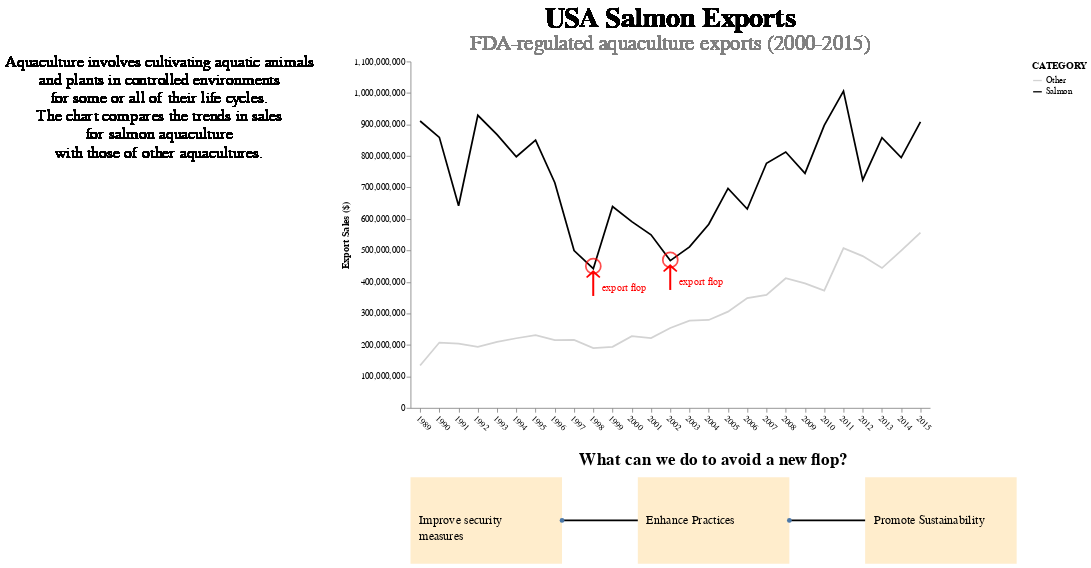

Notebook cell for this chart:
### Code cell
pn.Story(df, width=600, height=400
).mark_line(
).encode(
        x=alt.X('YEAR_ID:O', axis=alt.Axis(labelAngle=45)),
        y=alt.Y('AMOUNT:Q', title='Export Sales ($)'),
        color=alt.Color('CATEGORY:N', scale=alt.Scale(range=['lightgrey', 'black'])),
).add_context(
    text=["Aquaculture involves cultivating aquatic animals", 
          "and plants in controlled environments", 
          "for some or all of their life cycles.",
          "The chart compares the trends in sales", 
          "for salmon aquaculture", "with those of other aquacultures."],
    position="left", 
    color="black",
    dx=-300,
    dy=-200
).add_title(
        "USA Salmon Exports",
        "FDA-regulated aquaculture exports (2000-2015)"
).add_annotation(
        x_point=1998, 
        y_point=450000000,
        annotation_text="export flop",
        arrow_direction='up',
        arrow_color='red',
        arrow_dy=23,
        label_dy=20,
        label_dx=10,
        label_color='red',
        show_point=True,
        point_color='red',
        point_size=300
).add_annotation(
        x_point=2002, 
        y_point=470000000,
        annotation_text="export flop",
        arrow_direction='up',
        arrow_color='red',
        arrow_dy=23,
        label_dy=20,
        label_dx=10,
        label_color='red',
        show_point=True,
        point_color='red',
        point_size=300
).add_next_steps(
        type='line_steps',
        texts=[
            ["Improve security", "measures"],
            "Enhance Practices",
            "Promote Sustainability"
        ],
        title="What can we do to avoid a new flop?",
        line_steps_color="orange"
).render().configure_axis(grid=False).configure_view(strokeWidth=0)

### Figure 1 — Vega-Lite specification as saved in the notebook (floating-point values rounded to 4 significant figures)
{"config": {"view": {"continuousWidth": 300, "continuousHeight": 300, "strokeWidth": 0}, "axis": {"grid": false}}, "vconcat": [{"layer": [{"mark": {"type": "line"}, "encoding": {"color": {"field": "CATEGORY", "scale": {"range": ["lightgrey", "black"]}, "type": "nominal"}, "x": {"axis": {"labelAngle": 45}, "field": "YEAR_ID", "type": "ordinal"}, "y": {"field": "AMOUNT", "title": "Export Sales ($)", "type": "quantitative"}}}, {"mark": {"type": "text", "align": "center", "angle": 0, "baseline": "middle", "color": "black", "font": "Arial", "fontSize": 19, "text": ["Aquaculture involves cultivating aquatic animals", "and plants in controlled environments", "for some or all of their life cycles.", "The chart compares the trends in sales", "for salmon aquaculture", "with those of other aquacultures."]}, "encoding": {"x": {"value": -290}, "y": {"value": 0.0}}}, {"layer": [{"mark": {"type": "text", "align": "center", "color": "black", "font": "Arial", "fontSize": 32, "fontWeight": "bold", "text": "USA Salmon Exports"}, "encoding": {"x": {"value": 300.0}, "y": {"value": -50}}}, {"mark": {"type": "text", "align": "center", "color": "gray", "font": "Arial", "fontSize": 24, "text": "FDA-regulated aquaculture exports (2000-2015)"}, "encoding": {"x": {"value": 300.0}, "y": {"value": -20}}}]}, {"layer": [{"mark": {"type": "point", "color": "red", "size": 300}, "encoding": {"x": {"field": "x", "title": "", "type": "ordinal"}, "y": {"field": "y", "title": "", "type": "quantitative"}}}, {"mark": {"type": "text", "color": "red", "dx": 0, "dy": 23, "fontSize": 40, "text": "↑"}, "encoding": {"x": {"field": "x", "title": "", "type": "ordinal"}, "y": {"field": "y", "title": "", "type": "quantitative"}}}, {"mark": {"type": "text", "align": "left", "baseline": "top", "color": "red", "dx": 10, "dy": 20, "fontSize": 12, "text": "export flop"}, "encoding": {"x": {"field": "x", "title": "", "type": "ordinal"}, "y": {"field": "y", "title": "", "type": "quantitative"}}}], "data": {"name": "data-e657e81bdd60879f74b90bff570918f0"}}, {"layer": [{"mark": {"type": "point", "color": "red", "size": 300}, "encoding": {"x": {"field": "x", "title": "", "type": "ordinal"}, "y": {"field": "y", "title": "", "type": "quantitative"}}}, {"mark": {"type": "text", "color": "red", "dx": 0, "dy": 23, "fontSize": 40, "text": "↑"}, "encoding": {"x": {"field": "x", "title": "", "type": "ordinal"}, "y": {"field": "y", "title": "", "type": "quantitative"}}}, {"mark": {"type": "text", "align": "left", "baseline": "top", "color": "red", "dx": 10, "dy": 20, "fontSize": 12, "text": "export flop"}, "encoding": {"x": {"field": "x", "title": "", "type": "ordinal"}, "y": {"field": "y", "title": "", "type": "quantitative"}}}], "data": {"name": "data-1347c87c4c1aca120f209310cabe1d31"}}], "data": {"name": "data-8279139ee89909a6bfeb0799be44aeda"}, "height": 400, "width": 600}, {"hconcat": [{"layer": [{"data": {"name": "data-5d0b74decbf027787d237448bbc3c772"}, "mark": {"type": "rect", "color": "orange", "opacity": 0.2}, "encoding": {"x": {"axis": null, "field": "x", "type": "quantitative"}, "x2": {"field": "x2"}, "y": {"axis": null, "field": "y", "type": "quantitative"}, "y2": {"field": "y2"}}}, {"data": {"name": "data-1837f02a0777695b16fafad49e169f12"}, "mark": {"type": "line", "point": true, "strokeWidth": 2}, "encoding": {"x": {"axis": null, "field": "x", "type": "quantitative"}, "x2": {"field": "x2"}, "y": {"axis": null, "field": "y", "type": "quantitative"}, "y2": {"field": "y2"}}}, {"data": {"name": "data-5d0b74decbf027787d237448bbc3c772"}, "mark": {"type": "text", "align": "left", "color": "black", "dx": 10, "font": "Arial", "fontSize": 14, "lineHeight": 18}, "encoding": {"text": {"field": "text", "type": "nominal"}, "x": {"axis": null, "field": "x", "type": "quantitative"}, "y": {"axis": null, "field": "y_half", "type": "quantitative"}}, "transform": [{"calculate": "datum.y2/2", "as": "y_half"}]}], "height": 100, "title": {"text": ["What can we do to avoid a new flop?"], "color": "black", "font": "Arial", "fontSize": 19.6, "offset": 10}, "width": 700}]}], "resolve": {"axis": {"x": "independent", "y": "independent"}}, "$schema": "https://vega.github.io/schema/vega-lite/v5.20.1.json", "datasets": {"data-8279139ee89909a6bfeb0799be44aeda": [{"YEAR_ID": 1989, "CATEGORY": "Other", "AMOUNT": 134753682}, {"YEAR_ID": 1989, "CATEGORY": "Salmon", "AMOUNT": 911009810}, {"YEAR_ID": 1990, "CATEGORY": "Other", "AMOUNT": 207454132}, {"YEAR_ID": 1990, "CATEGORY": "Salmon", "AMOUNT": 858968163}, {"YEAR_ID": 1991, "CATEGORY": "Other", "AMOUNT": 204126012}, {"YEAR_ID": 1991, "CATEGORY": "Salmon", "AMOUNT": 641862173}, {"YEAR_ID": 1992, "CATEGORY": "Other", "AMOUNT": 194118519}, {"YEAR_ID": 1992, "CATEGORY": "Salmon", "AMOUNT": 928945058}, {"YEAR_ID": 1993, "CATEGORY": "Other", "AMOUNT": 209428765}, {"YEAR_ID": 1993, "CATEGORY": "Salmon", "AMOUNT": 867664718}, {"YEAR_ID": 1994, "CATEGORY": "Other", "AMOUNT": 221135767}, {"YEAR_ID": 1994, "CATEGORY": "Salmon", "AMOUNT": 797635772}, {"YEAR_ID": 1995, "CATEGORY": "Other", "AMOUNT": 231208173}, {"YEAR_ID": 1995, "CATEGORY": "Salmon", "AMOUNT": 850162047}, {"YEAR_ID": 1996, "CATEGORY": "Other", "AMOUNT": 215282007}, {"YEAR_ID": 1996, "CATEGORY": "Salmon", "AMOUNT": 715032653}, {"YEAR_ID": 1997, "CATEGORY": "Other", "AMOUNT": 216053711}, {"YEAR_ID": 1997, "CATEGORY": "Salmon", "AMOUNT": 499693017}, {"YEAR_ID": 1998, "CATEGORY": "Other", "AMOUNT": 189856169}, {"YEAR_ID": 1998, "CATEGORY": "Salmon", "AMOUNT": 441889691}, {"YEAR_ID": 1999, "CATEGORY": "Other", "AMOUNT": 193728083}, {"YEAR_ID": 1999, "CATEGORY": "Salmon", "AMOUNT": 639649463}, {"YEAR_ID": 2000, "CATEGORY": "Other", "AMOUNT": 227563153}, {"YEAR_ID": 2000, "CATEGORY": "Salmon", "AMOUNT": 591520775}, {"YEAR_ID": 2001, "CATEGORY": "Other", "AMOUNT": 221503371}, {"YEAR_ID": 2001, "CATEGORY": "Salmon", "AMOUNT": 549516770}, {"YEAR_ID": 2002, "CATEGORY": "Other", "AMOUNT": 253939363}, {"YEAR_ID": 2002, "CATEGORY": "Salmon", "AMOUNT": 467626146}, {"YEAR_ID": 2003, "CATEGORY": "Other", "AMOUNT": 277089924}, {"YEAR_ID": 2003, "CATEGORY": "Salmon", "AMOUNT": 511181512}, {"YEAR_ID": 2004, "CATEGORY": "Other", "AMOUNT": 279294428}, {"YEAR_ID": 2004, "CATEGORY": "Salmon", "AMOUNT": 583211065}, {"YEAR_ID": 2005, "CATEGORY": "Other", "AMOUNT": 305543668}, {"YEAR_ID": 2005, "CATEGORY": "Salmon", "AMOUNT": 697072181}, {"YEAR_ID": 2006, "CATEGORY": "Other", "AMOUNT": 348509965}, {"YEAR_ID": 2006, "CATEGORY": "Salmon", "AMOUNT": 631569842}, {"YEAR_ID": 2007, "CATEGORY": "Other", "AMOUNT": 359010019}, {"YEAR_ID": 2007, "CATEGORY": "Salmon", "AMOUNT": 776790229}, {"YEAR_ID": 2008, "CATEGORY": "Other", "AMOUNT": 411638713}, {"YEAR_ID": 2008, "CATEGORY": "Salmon", "AMOUNT": 812449912}, {"YEAR_ID": 2009, "CATEGORY": "Other", "AMOUNT": 395256632}, {"YEAR_ID": 2009, "CATEGORY": "Salmon", "AMOUNT": 744659898}, {"YEAR_ID": 2010, "CATEGORY": "Other", "AMOUNT": 372252703}, {"YEAR_ID": 2010, "CATEGORY": "Salmon", "AMOUNT": 897127858}, {"YEAR_ID": 2011, "CATEGORY": "Other", "AMOUNT": 507415160}, {"YEAR_ID": 2011, "CATEGORY": "Salmon", "AMOUNT": 1006085904}, {"YEAR_ID": 2012, "CATEGORY": "Other", "AMOUNT": 482026635}, {"YEAR_ID": 2012, "CATEGORY": "Salmon", "AMOUNT": 723724185}, {"YEAR_ID": 2013, "CATEGORY": "Other", "AMOUNT": 444154055}, {"YEAR_ID": 2013, "CATEGORY": "Salmon", "AMOUNT": 857953483}, {"YEAR_ID": 2014, "CATEGORY": "Other", "AMOUNT": 499395664}, {"YEAR_ID": 2014, "CATEGORY": "Salmon", "AMOUNT": 794630807}, {"YEAR_ID": 2015, "CATEGORY": "Other", "AMOUNT": 556406953}, {"YEAR_ID": 2015, "CATEGORY": "Salmon", "AMOUNT": 908469003}], "data-e657e81bdd60879f74b90bff570918f0": [{"x": 1998, "y": 450000000}], "data-1347c87c4c1aca120f209310cabe1d31": [{"x": 2002, "y": 470000000}], "data-5d0b74decbf027787d237448bbc3c772": [{"x": 0, "y": 0, "x2": 10, "y2": 10, "text": ["Improve security", "measures"]}, {"x": 15, "y": 0, "x2": 25, "y2": 10, "text": "Enhance Practices"}, {"x": 30, "y": 0, "x2": 40, "y2": 10, "text": "Promote Sustainability"}], "data-1837f02a0777695b16fafad49e169f12": [{"x": 10, "y": 5.0, "x2": 15, "y2": 5.0}, {"x": 25, "y": 5.0, "x2": 30, "y2": 5.0}]}}
